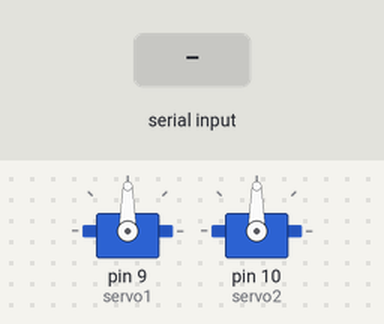
This sketch was run on a simulated Arduino Uno, built with avr-gcc and run on an emulated ATmega328P. On the bench: 2 × servo. Inputs (shaded band) come from the test bench.

Above: at 1.2 s.
1.3 s: "90,45\n" received over Serial
At 1.9 s:
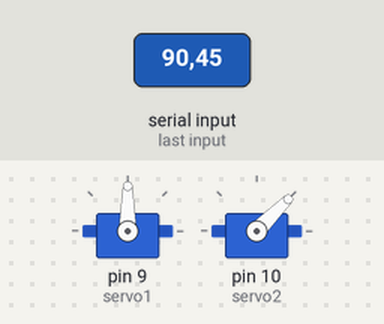
4.3 s: "30,150\n" received over Serial
At 5.1 s:
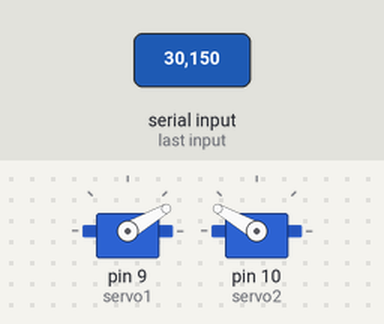
7.3 s: "90\n" received over Serial
At 7.6 s:
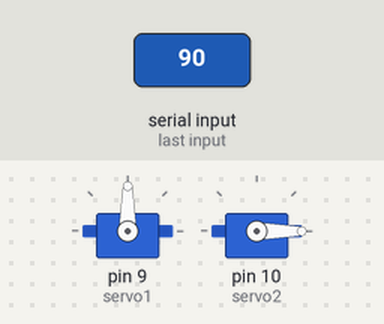
8.8 s: "200\n" received over Serial
At 9.9 s:
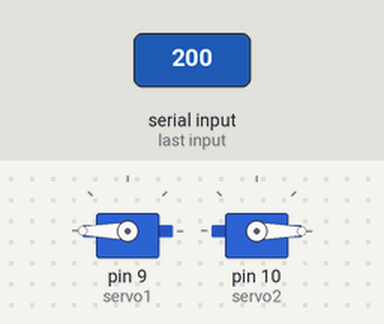
10.3 s: "1,90\n" received over Serial
At 11.1 s:
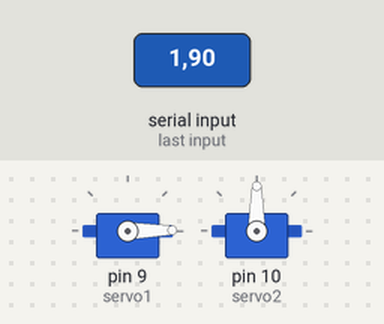
13.3 s: "1,90,45\n" received over Serial
At 14.7 s:
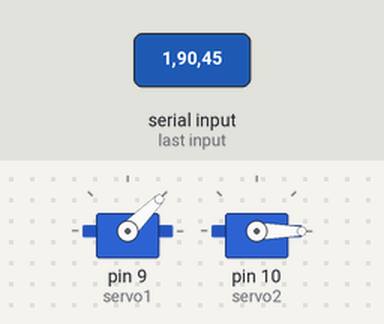
Timing chart, 0 to 16.3 s (numbered marks = the images above; inputs shaded):
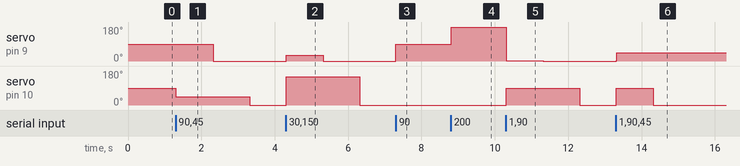

Measured:
- after the input at 1.3 s, servo on pin 9 (servo1): 90° → 0° after 1.0 s; servo on pin 10 (servo2): 90° → 45° at once, → 0° 2.0 s later
- after the input at 4.3 s, servo on pin 9 (servo1): 0° → 30° at once, → 0° 1.0 s later; servo on pin 10 (servo2): 0° → 150° at once, → 0° 2.0 s later
- after the input at 7.3 s, servo on pin 9 (servo1): 0° → 90° at once
- after the input at 8.8 s, servo on pin 9 (servo1): 90° → 180° at once
- after the input at 10.3 s, servo on pin 9 (servo1): 180° → 1° at once, → 0° 1.0 s later; servo on pin 10 (servo2): 0° → 90° at once, → 0° 2.0 s later
- after the input at 13.3 s, servo on pin 9 (servo1): 0° → 45° at once; servo on pin 10 (servo2): 0° → 90° at once, → 0° 1.0 s later

The sketch:

servoserial.ino
```cpp
/*#include <Servo.h>

Servo servo1;
Servo servo2;

void setup() {
  Serial.begin(9600);
  servo1.attach(9); // Servo 1, 9 numaralı pine bağlı
  servo2.attach(10); // Servo 2, 10 numaralı pine bağlı
}

void loop() {
  if (Serial.available() > 0) {
    int val = Serial.parseInt(); // Seri bağlantıdan gelen değeri oku
    val = constrain(val, 0, 180); // Değer aralığını 0-180 arasında tut
    servo1.write(val); // Servo 1'in pozisyonunu ayarla
    servo2.write(val); // Servo 2'nin pozisyonunu ayarla
  }
}


#include <Servo.h>

Servo servo1;  // Servo motor nesnesi
Servo servo2;  // İkinci servo motor nesnesi

int servo1Pin = 9;  // Servo motor 1 bağlantı pini
int servo2Pin = 10; // Servo motor 2 bağlantı pini

void setup() {
  servo1.attach(servo1Pin);  // Servo motor 1'i ayarla
  servo2.attach(servo2Pin);  // Servo motor 2'yi ayarla
  Serial.begin(9600);        // Seri bağlantıyı başlat
}

void loop() {
  if (Serial.available() > 0) {
    int servo1Value = Serial.parseInt();  // İlk servo motorun değerini oku
    int servo2Value = Serial.parseInt();  // İkinci servo motorun değerini oku

    // Servo motorların değerlerini ayarla
    servo1.write(servo1Value);
    servo2.write(servo2Value);
  }
}
*/


#include <Servo.h>

// Servo nesnelerini oluştur
Servo servo1;
Servo servo2;

void setup() {
  // Servo nesnelerine bağlantı pimlerini atayın
  servo1.attach(9);
  servo2.attach(10);

  // Seri haberleşme hızını ayarla
  Serial.begin(9600);
}

void loop() {
  // Seri haberleşme yoluyla servo pozisyonlarını okuyun
  if (Serial.available() > 0) {
    // İlk veriyi servo 1 pozisyonuna ata
    int servo1Pos = Serial.parseInt();
    servo1.write(servo1Pos);

    // İkinci veriyi servo 2 pozisyonuna ata
    int servo2Pos = Serial.parseInt();
    servo2.write(servo2Pos);

    // 15ms gecikme ekleyin
    delay(15);
  }
}
```
